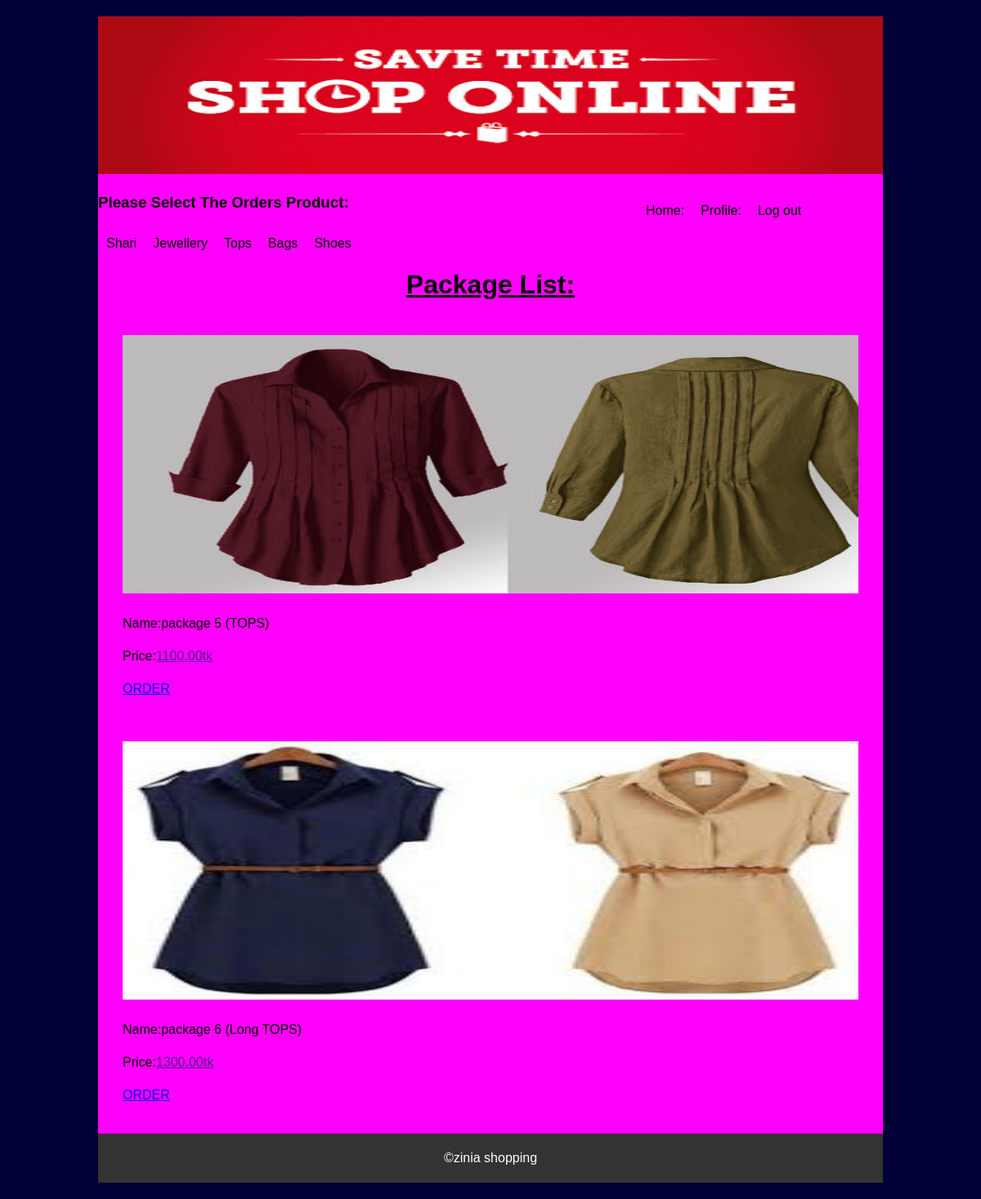
/user/product.php?product_name=Tops (signed in), run on the app's committed database.
### tables this page shows
CREATE TABLE IF NOT EXISTS `product` (
  `product_id` int(11) NOT NULL,
  `product_name` varchar(20) NOT NULL,
  `package_id` int(11) NOT NULL
);

CREATE TABLE IF NOT EXISTS `package` (
`package_id` int(11) NOT NULL,
  `package_name` varchar(50) NOT NULL,
  `package_price` double(10,2) NOT NULL,
  `img` varchar(50) NOT NULL,
  `time` time NOT NULL DEFAULT '00:00:00'
);

### user/product.php (the view, shortened to what this page needs)
<?php
if(!isset($_SESSION["sess_user"]) || $_SESSION['sess_user']!='user')
{
	header("location:index.php");
}
else{
?>
<!DOCTYPE HTML>
<html lang="en-US">
<head>
	<link rel="stylesheet" type="text/css" href="style.css" media="all" />
	<link rel="stylesheet" type="text/css" href="css/bar/bar.css"/>
	<link rel="stylesheet" type="text/css" href="css/dark/dark.css"/>
	<link rel="stylesheet" type="text/css" href="css/default/default.css"/>
	<link rel="stylesheet" type="text/css" href="css/light/light.css"/>
	<link rel="stylesheet" type="text/css" href="css/nivo-slider.css"/>
</head>
<body>
<div class="main">
		<div class="header">
			<img src="images/shop.jpg" alt="header image can not found"/>
		</div>
		<div class="main-menu">
		<div class="main-menu-left">
			<ul>
			<td><h3>Please Select The Orders Product:</h3></td>
								<ul>
									<li><a class="a02" href="product.php?product_name=Shari">Shari</a></li>
									<li><a class="a02" href="product.php?product_name=Jewellery">Jewellery</a></li>
									<li><a class="a02" href="product.php?product_name=Tops">Tops</a></li>
									<li><a class="a02" href="product.php?product_name=Bags">Bags</a></li>
									<li><a class="a02" href="product.php?product_name=Shoes">Shoes</a></li>
								</ul>
		</ul>
		</div>
		<div class="main-menu-right">
			<ul>
				<li> <a href="home_user.php">Home:</a> </li>
				<li> <a href="user_profile.php">Profile:</a> </li>
				<li> <a href="logout.php">Log out</a> </li>
			</ul>
			</div>
		</div>
		<div class="slider" align="center">
		<h1><u>Package List:</u></h1>
					<?php
						$product_name=$_GET['product_name'];
						$query=mysql_query("SELECT * FROM package JOIN product ON package.package_id=product.package_id where product.product_name='".$product_name."'");
							while($row=mysql_fetch_array($query))
							{
					?>
							<table >
								<tr >
								<td>
								   <img style="width:900px; height:316px;" src="../uploads/<?php echo $row['img'];?>"></img>
								</td>
								</tr>
								<tr>
								 <td>
								 Name:<?php echo $row['package_name'];?></br>
								 Price:<a href=""><?php echo $row['package_price'];?>tk</a></br>
							     <a href="show_package.php?package_id=<?php echo $row['package_id'];?>&product_name=<?php echo $row['product_name'];?>">ORDER</a>
								 </td>
							</tr>							<br>
						</table>
					<?php
						}
					?>
		<div class="footer">
			<p>&copy;zinia shopping</p>
		</div>
		</div>
</body>
</html>
<?php
}
?>

### user/style.css (style rules this page uses)
* { margin:0;padding:0 }
body { font-family:Arial;font-size:16px;line-height:40px;color:#000;background:url(images/body.jpg)repeat fixed #ddd }
.main { background:magenta;width:960px;margin:20px auto;display:block;overflow:hidden; }
.header img { width:960px;height:193px }
.main-menu-left { display:block;overflow:hidden;float:left;width:600px; }
.main-menu-left ul { list-style:none }
.main-menu-left ul li a { display:block;padding:10px;color:#000;text-decoration:none }
.main-menu-right { display:block;overflow:hidden;width:300px;float:right; }
.main-menu-right ul { list-style:none }
.main-menu-right ul li { float:left; }
.main-menu-right ul li a { display:block;padding:10px;color:#000;text-decoration:none }
.main-menu { display:block;overflow:hidden;width:960px; }
.main-menu ul li { float:left; }
.main-menu ul { list-style:none }
.main-menu ul li a { display:block;padding:10px;color:#000;text-decoration:none }
.slider { display:block;overflow:hidden }
.footer { background:#333;color:#fff;margin-top:25px;padding:10px }

### data on the page
product: package.img (picture), package.package_name "package 5 (TOPS)", package.package_price "1100.00"
product: package.img (picture), package.package_name "package 6 (Long TOPS)", package.package_price "1300.00"
